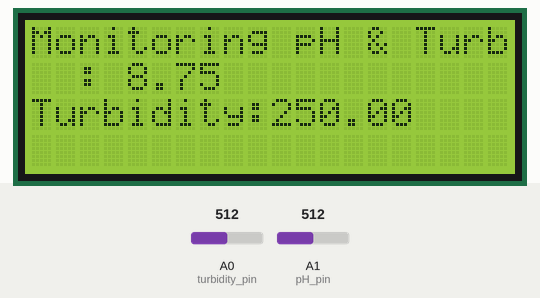
Simulated run of this sketch. Board: Arduino Uno, built with avr-gcc and run on an emulated ATmega328P. On the bench: 20×4 character LCD. The test bench sets the inputs (shaded band); at power-on: A0 (turbidity_pin) = 512, A1 (pH_pin) = 512. What the sketch prints to the serial monitor is not drawn.

Above: at 1.2 s.
1.3 s: A0 (turbidity_pin) set to 716
At 3.3 s:
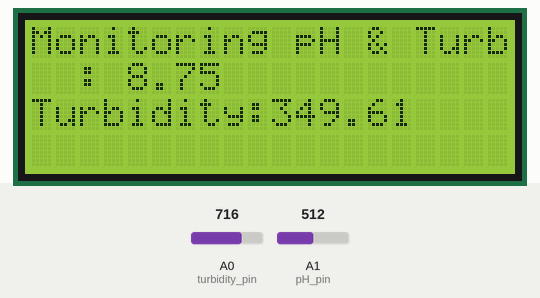
3.6 s: A1 (pH_pin) set to 716
At 5.4 s:
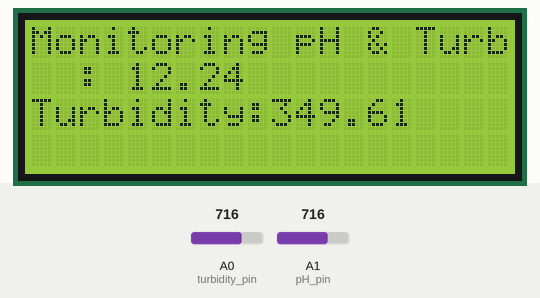
5.7 s: A0 (turbidity_pin) set to 900
At 6.6 s:
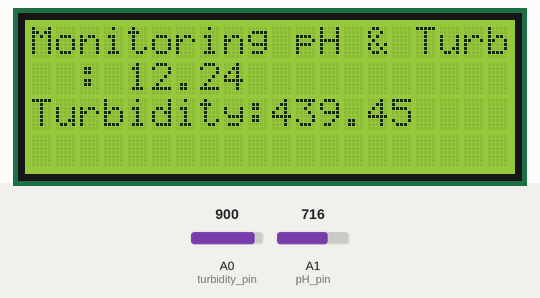
7.7 s: A1 (pH_pin) set to 900
At 8.7 s:
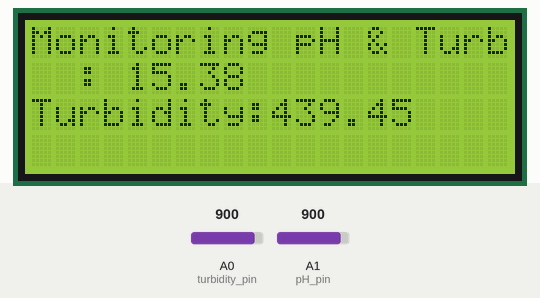
9.8 s: A0 (turbidity_pin) set to 1023
At 10.9 s:
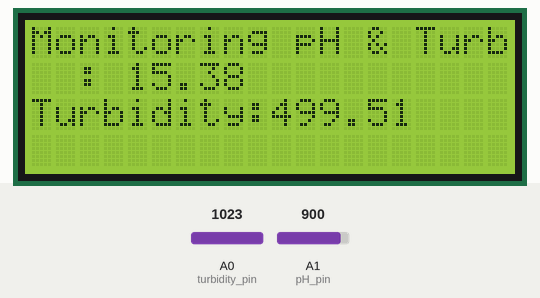
11.8 s: A1 (pH_pin) set to 1023
At 13.0 s:
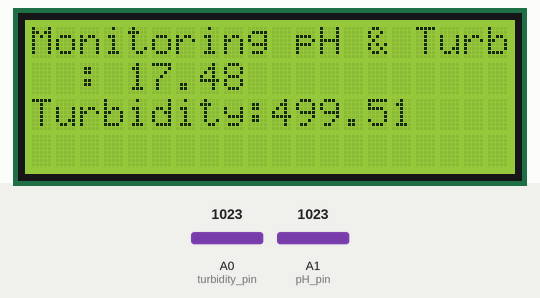
Timing chart, 0 to 14.8 s (numbered marks = the images above; inputs shaded):
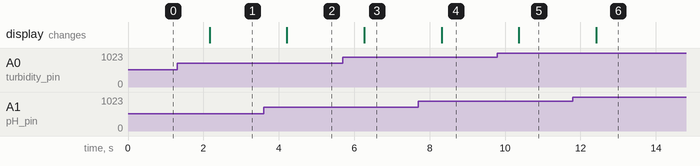

The sketch:

PH-Turbidity.ino
```cpp
#include <Wire.h>
#include <LiquidCrystal_I2C.h>

// Inisialisasi LCD dengan alamat 0x27 dan ukuran 20x4
LiquidCrystal_I2C lcd(0x27, 20, 4);

// Pin untuk sensor
const int pH_pin = A1;
const int turbidity_pin = A0;

// Variabel untuk menyimpan nilai sensor
float pHValue = 0.0;
float turbidityValue = 0.0;

void setup() {
  // Inisialisasi LCD
  lcd.init();
  lcd.backlight();

  // Inisialisasi Serial Monitor untuk debugging
  Serial.begin(9600);

  // Tampilkan pesan awal di LCD
  lcd.setCursor(0, 0);
  lcd.print("Monitoring pH & Turb");
  lcd.setCursor(0, 1);
  lcd.print("pH:");
  lcd.setCursor(0, 2);
  lcd.print("Turbidity:");
}

void loop() {
  // Baca nilai analog dari sensor pH
  int pH_adc = analogRead(pH_pin);
  // Konversi nilai ADC ke pH
  pHValue = (pH_adc * 5.0 / 1024) * 3.5; // Skala kalibrasi pH (sesuaikan)

  // Baca nilai analog dari sensor turbidity
  int turb_adc = analogRead(turbidity_pin);
  // Konversi nilai ADC ke kekeruhan (sesuaikan dengan data sheet sensor)
  turbidityValue = turb_adc * (5.0 / 1024) * 100; // Skala kekeruhan

  // Tampilkan nilai pH di LCD
  lcd.setCursor(4, 1);
  lcd.print(pHValue, 2); // Tampilkan dengan 2 desimal
  lcd.print("      "); // Hapus karakter yang tersisa

  // Tampilkan nilai turbidity di LCD
  lcd.setCursor(10, 2);
  lcd.print(turbidityValue, 2); // Tampilkan dengan 2 desimal
  lcd.print("      "); // Hapus karakter yang tersisa

  // Debugging: Cetak nilai sensor ke Serial Monitor
  Serial.print("pH: ");
  Serial.print(pHValue, 2);
  Serial.print("  Turbidity: ");
  Serial.println(turbidityValue, 2);

  // Tunggu 1 detik sebelum pembacaan berikutnya
  delay(1000);
}
```

Measured:
- after the input at 1.3 s, the display: changes after 0.87 s (image 1)
- after the input at 3.6 s, the display: changes after 0.62 s (image 2)
- after the input at 5.7 s, the display: changes after 0.57 s (image 3)
- after the input at 7.7 s, the display: changes after 0.62 s (image 4)
- after the input at 9.8 s, the display: changes after 0.57 s (image 5)
- after the input at 11.8 s, the display: changes after 0.61 s (image 6)
